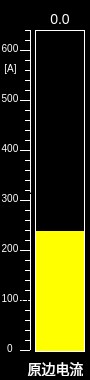
<?xml version="1.0" encoding="UTF-8"?>
<ui version="4.0">
 <class>CtrlNetCurrent</class>
 <widget class="QWidget" name="CtrlNetCurrent">
  <property name="geometry">
   <rect>
    <x>0</x>
    <y>0</y>
    <width>90</width>
    <height>380</height>
   </rect>
  </property>
  <property name="windowTitle">
   <string>Form</string>
  </property>
  <property name="styleSheet">
   <string notr="true">QWidget
{
	background-color:black;
border:1px solid transparent;
}</string>
  </property>
  <widget class="QLabel" name="label_2">
   <property name="geometry">
    <rect>
     <x>0</x>
     <y>340</y>
     <width>20</width>
     <height>17</height>
    </rect>
   </property>
   <property name="styleSheet">
    <string notr="true">font:10px;color:white</string>
   </property>
   <property name="text">
    <string>0</string>
   </property>
   <property name="alignment">
    <set>Qt::AlignCenter</set>
   </property>
  </widget>
  <widget class="QLabel" name="L1_27">
   <property name="geometry">
    <rect>
     <x>20</x>
     <y>100</y>
     <width>10</width>
     <height>1</height>
    </rect>
   </property>
   <property name="styleSheet">
    <string notr="true">border:1px solid white;</string>
   </property>
   <property name="text">
    <string/>
   </property>
   <property name="alignment">
    <set>Qt::AlignCenter</set>
   </property>
  </widget>
  <widget class="QLabel" name="L1_2">
   <property name="geometry">
    <rect>
     <x>25</x>
     <y>340</y>
     <width>5</width>
     <height>1</height>
    </rect>
   </property>
   <property name="styleSheet">
    <string notr="true">border:1px solid white;</string>
   </property>
   <property name="text">
    <string/>
   </property>
   <property name="alignment">
    <set>Qt::AlignCenter</set>
   </property>
  </widget>
  <widget class="QLabel" name="label_7">
   <property name="geometry">
    <rect>
     <x>0</x>
     <y>90</y>
     <width>20</width>
     <height>17</height>
    </rect>
   </property>
   <property name="styleSheet">
    <string notr="true">font:10px;color:white</string>
   </property>
   <property name="text">
    <string>500</string>
   </property>
   <property name="alignment">
    <set>Qt::AlignCenter</set>
   </property>
  </widget>
  <widget class="QLabel" name="L1_19">
   <property name="geometry">
    <rect>
     <x>25</x>
     <y>170</y>
     <width>5</width>
     <height>1</height>
    </rect>
   </property>
   <property name="styleSheet">
    <string notr="true">border:1px solid white;</string>
   </property>
   <property name="text">
    <string/>
   </property>
   <property name="alignment">
    <set>Qt::AlignCenter</set>
   </property>
  </widget>
  <widget class="QLabel" name="label_5">
   <property name="geometry">
    <rect>
     <x>0</x>
     <y>190</y>
     <width>20</width>
     <height>17</height>
    </rect>
   </property>
   <property name="styleSheet">
    <string notr="true">font:10px;color:white</string>
   </property>
   <property name="text">
    <string>300</string>
   </property>
   <property name="alignment">
    <set>Qt::AlignCenter</set>
   </property>
  </widget>
  <widget class="QLabel" name="L1_28">
   <property name="geometry">
    <rect>
     <x>25</x>
     <y>90</y>
     <width>5</width>
     <height>1</height>
    </rect>
   </property>
   <property name="styleSheet">
    <string notr="true">border:1px solid white;</string>
   </property>
   <property name="text">
    <string/>
   </property>
   <property name="alignment">
    <set>Qt::AlignCenter</set>
   </property>
  </widget>
  <widget class="QLabel" name="L1_29">
   <property name="geometry">
    <rect>
     <x>25</x>
     <y>70</y>
     <width>5</width>
     <height>1</height>
    </rect>
   </property>
   <property name="styleSheet">
    <string notr="true">border:1px solid white;</string>
   </property>
   <property name="text">
    <string/>
   </property>
   <property name="alignment">
    <set>Qt::AlignCenter</set>
   </property>
  </widget>
  <widget class="QLabel" name="L1_5">
   <property name="geometry">
    <rect>
     <x>25</x>
     <y>330</y>
     <width>5</width>
     <height>1</height>
    </rect>
   </property>
   <property name="styleSheet">
    <string notr="true">border:1px solid white;</string>
   </property>
   <property name="text">
    <string>0.0</string>
   </property>
   <property name="alignment">
    <set>Qt::AlignCenter</set>
   </property>
  </widget>
  <widget class="QLabel" name="L1_7">
   <property name="geometry">
    <rect>
     <x>25</x>
     <y>270</y>
     <width>5</width>
     <height>1</height>
    </rect>
   </property>
   <property name="styleSheet">
    <string notr="true">border:1px solid white;</string>
   </property>
   <property name="text">
    <string>0.0</string>
   </property>
   <property name="alignment">
    <set>Qt::AlignCenter</set>
   </property>
  </widget>
  <widget class="QLabel" name="LBLValue">
   <property name="geometry">
    <rect>
     <x>40</x>
     <y>10</y>
     <width>40</width>
     <height>17</height>
    </rect>
   </property>
   <property name="styleSheet">
    <string notr="true">color:white;font:14px;</string>
   </property>
   <property name="text">
    <string>0.0</string>
   </property>
   <property name="alignment">
    <set>Qt::AlignCenter</set>
   </property>
  </widget>
  <widget class="QLabel" name="LBLBackground">
   <property name="geometry">
    <rect>
     <x>35</x>
     <y>30</y>
     <width>50</width>
     <height>322</height>
    </rect>
   </property>
   <property name="styleSheet">
    <string notr="true">background-color:yellow;border:1px solid white;</string>
   </property>
   <property name="text">
    <string/>
   </property>
   <property name="alignment">
    <set>Qt::AlignCenter</set>
   </property>
  </widget>
  <widget class="QLabel" name="L1_31">
   <property name="geometry">
    <rect>
     <x>25</x>
     <y>30</y>
     <width>5</width>
     <height>1</height>
    </rect>
   </property>
   <property name="styleSheet">
    <string notr="true">border:1px solid white;</string>
   </property>
   <property name="text">
    <string/>
   </property>
   <property name="alignment">
    <set>Qt::AlignCenter</set>
   </property>
  </widget>
  <widget class="QLabel" name="L1_9">
   <property name="geometry">
    <rect>
     <x>20</x>
     <y>300</y>
     <width>10</width>
     <height>1</height>
    </rect>
   </property>
   <property name="styleSheet">
    <string notr="true">border:1px solid white;</string>
   </property>
   <property name="text">
    <string>0.0</string>
   </property>
   <property name="alignment">
    <set>Qt::AlignCenter</set>
   </property>
  </widget>
  <widget class="QLabel" name="L1_22">
   <property name="geometry">
    <rect>
     <x>20</x>
     <y>150</y>
     <width>10</width>
     <height>1</height>
    </rect>
   </property>
   <property name="styleSheet">
    <string notr="true">border:1px solid white;</string>
   </property>
   <property name="text">
    <string/>
   </property>
   <property name="alignment">
    <set>Qt::AlignCenter</set>
   </property>
  </widget>
  <widget class="QLabel" name="label_9">
   <property name="geometry">
    <rect>
     <x>0</x>
     <y>60</y>
     <width>21</width>
     <height>17</height>
    </rect>
   </property>
   <property name="styleSheet">
    <string notr="true">color:white;
font:10px;</string>
   </property>
   <property name="text">
    <string>[A]</string>
   </property>
   <property name="alignment">
    <set>Qt::AlignCenter</set>
   </property>
  </widget>
  <widget class="QLabel" name="L1_16">
   <property name="geometry">
    <rect>
     <x>25</x>
     <y>180</y>
     <width>5</width>
     <height>1</height>
    </rect>
   </property>
   <property name="styleSheet">
    <string notr="true">border:1px solid white;</string>
   </property>
   <property name="text">
    <string/>
   </property>
   <property name="alignment">
    <set>Qt::AlignCenter</set>
   </property>
  </widget>
  <widget class="QLabel" name="L1_25">
   <property name="geometry">
    <rect>
     <x>25</x>
     <y>110</y>
     <width>5</width>
     <height>1</height>
    </rect>
   </property>
   <property name="styleSheet">
    <string notr="true">border:1px solid white;</string>
   </property>
   <property name="text">
    <string/>
   </property>
   <property name="alignment">
    <set>Qt::AlignCenter</set>
   </property>
  </widget>
  <widget class="QLabel" name="L1_14">
   <property name="geometry">
    <rect>
     <x>25</x>
     <y>220</y>
     <width>5</width>
     <height>1</height>
    </rect>
   </property>
   <property name="styleSheet">
    <string notr="true">border:1px solid white;</string>
   </property>
   <property name="text">
    <string/>
   </property>
   <property name="alignment">
    <set>Qt::AlignCenter</set>
   </property>
  </widget>
  <widget class="QLabel" name="L1_15">
   <property name="geometry">
    <rect>
     <x>25</x>
     <y>210</y>
     <width>5</width>
     <height>1</height>
    </rect>
   </property>
   <property name="styleSheet">
    <string notr="true">border:1px solid white;</string>
   </property>
   <property name="text">
    <string/>
   </property>
   <property name="alignment">
    <set>Qt::AlignCenter</set>
   </property>
  </widget>
  <widget class="QLabel" name="L1_6">
   <property name="geometry">
    <rect>
     <x>25</x>
     <y>290</y>
     <width>5</width>
     <height>1</height>
    </rect>
   </property>
   <property name="styleSheet">
    <string notr="true">border:1px solid white;</string>
   </property>
   <property name="text">
    <string>0.0</string>
   </property>
   <property name="alignment">
    <set>Qt::AlignCenter</set>
   </property>
  </widget>
  <widget class="QLabel" name="label_6">
   <property name="geometry">
    <rect>
     <x>0</x>
     <y>140</y>
     <width>20</width>
     <height>17</height>
    </rect>
   </property>
   <property name="styleSheet">
    <string notr="true">font:10px;color:white</string>
   </property>
   <property name="text">
    <string>400</string>
   </property>
   <property name="alignment">
    <set>Qt::AlignCenter</set>
   </property>
  </widget>
  <widget class="QLabel" name="label_3">
   <property name="geometry">
    <rect>
     <x>0</x>
     <y>240</y>
     <width>20</width>
     <height>17</height>
    </rect>
   </property>
   <property name="styleSheet">
    <string notr="true">font:10px;color:white</string>
   </property>
   <property name="text">
    <string>200</string>
   </property>
   <property name="alignment">
    <set>Qt::AlignCenter</set>
   </property>
  </widget>
  <widget class="QLabel" name="L1_26">
   <property name="geometry">
    <rect>
     <x>25</x>
     <y>80</y>
     <width>5</width>
     <height>1</height>
    </rect>
   </property>
   <property name="styleSheet">
    <string notr="true">border:1px solid white;</string>
   </property>
   <property name="text">
    <string/>
   </property>
   <property name="alignment">
    <set>Qt::AlignCenter</set>
   </property>
  </widget>
  <widget class="QLabel" name="L1_17">
   <property name="geometry">
    <rect>
     <x>20</x>
     <y>200</y>
     <width>10</width>
     <height>1</height>
    </rect>
   </property>
   <property name="styleSheet">
    <string notr="true">border:1px solid white;</string>
   </property>
   <property name="text">
    <string/>
   </property>
   <property name="alignment">
    <set>Qt::AlignCenter</set>
   </property>
  </widget>
  <widget class="QLabel" name="L1_32">
   <property name="geometry">
    <rect>
     <x>20</x>
     <y>50</y>
     <width>10</width>
     <height>1</height>
    </rect>
   </property>
   <property name="styleSheet">
    <string notr="true">border:1px solid white;</string>
   </property>
   <property name="text">
    <string/>
   </property>
   <property name="alignment">
    <set>Qt::AlignCenter</set>
   </property>
  </widget>
  <widget class="QLabel" name="L1_10">
   <property name="geometry">
    <rect>
     <x>25</x>
     <y>280</y>
     <width>5</width>
     <height>1</height>
    </rect>
   </property>
   <property name="styleSheet">
    <string notr="true">border:1px solid white;</string>
   </property>
   <property name="text">
    <string/>
   </property>
   <property name="alignment">
    <set>Qt::AlignCenter</set>
   </property>
  </widget>
  <widget class="QLabel" name="L1_11">
   <property name="geometry">
    <rect>
     <x>25</x>
     <y>230</y>
     <width>5</width>
     <height>1</height>
    </rect>
   </property>
   <property name="styleSheet">
    <string notr="true">border:1px solid white;</string>
   </property>
   <property name="text">
    <string/>
   </property>
   <property name="alignment">
    <set>Qt::AlignCenter</set>
   </property>
  </widget>
  <widget class="QLabel" name="L1_36">
   <property name="geometry">
    <rect>
     <x>30</x>
     <y>30</y>
     <width>1</width>
     <height>320</height>
    </rect>
   </property>
   <property name="styleSheet">
    <string notr="true">border:1px solid white;</string>
   </property>
   <property name="text">
    <string>0.0</string>
   </property>
   <property name="alignment">
    <set>Qt::AlignCenter</set>
   </property>
  </widget>
  <widget class="QLabel" name="L1_3">
   <property name="geometry">
    <rect>
     <x>25</x>
     <y>310</y>
     <width>5</width>
     <height>1</height>
    </rect>
   </property>
   <property name="styleSheet">
    <string notr="true">border:1px solid white;</string>
   </property>
   <property name="text">
    <string/>
   </property>
   <property name="alignment">
    <set>Qt::AlignCenter</set>
   </property>
  </widget>
  <widget class="QLabel" name="label_4">
   <property name="geometry">
    <rect>
     <x>0</x>
     <y>290</y>
     <width>20</width>
     <height>17</height>
    </rect>
   </property>
   <property name="styleSheet">
    <string notr="true">font:10px;color:white</string>
   </property>
   <property name="text">
    <string>100</string>
   </property>
   <property name="alignment">
    <set>Qt::AlignCenter</set>
   </property>
  </widget>
  <widget class="QLabel" name="L1_24">
   <property name="geometry">
    <rect>
     <x>25</x>
     <y>120</y>
     <width>5</width>
     <height>1</height>
    </rect>
   </property>
   <property name="styleSheet">
    <string notr="true">border:1px solid white;</string>
   </property>
   <property name="text">
    <string/>
   </property>
   <property name="alignment">
    <set>Qt::AlignCenter</set>
   </property>
  </widget>
  <widget class="QLabel" name="L1">
   <property name="geometry">
    <rect>
     <x>20</x>
     <y>350</y>
     <width>10</width>
     <height>1</height>
    </rect>
   </property>
   <property name="styleSheet">
    <string notr="true">border:1px solid white;</string>
   </property>
   <property name="text">
    <string/>
   </property>
   <property name="alignment">
    <set>Qt::AlignCenter</set>
   </property>
  </widget>
  <widget class="QLabel" name="L1_21">
   <property name="geometry">
    <rect>
     <x>25</x>
     <y>130</y>
     <width>5</width>
     <height>1</height>
    </rect>
   </property>
   <property name="styleSheet">
    <string notr="true">border:1px solid white;</string>
   </property>
   <property name="text">
    <string/>
   </property>
   <property name="alignment">
    <set>Qt::AlignCenter</set>
   </property>
  </widget>
  <widget class="QLabel" name="L1_4">
   <property name="geometry">
    <rect>
     <x>25</x>
     <y>320</y>
     <width>5</width>
     <height>1</height>
    </rect>
   </property>
   <property name="styleSheet">
    <string notr="true">border:1px solid white;</string>
   </property>
   <property name="text">
    <string>0.0</string>
   </property>
   <property name="alignment">
    <set>Qt::AlignCenter</set>
   </property>
  </widget>
  <widget class="QLabel" name="L1_18">
   <property name="geometry">
    <rect>
     <x>25</x>
     <y>190</y>
     <width>5</width>
     <height>1</height>
    </rect>
   </property>
   <property name="styleSheet">
    <string notr="true">border:1px solid white;</string>
   </property>
   <property name="text">
    <string/>
   </property>
   <property name="alignment">
    <set>Qt::AlignCenter</set>
   </property>
  </widget>
  <widget class="QLabel" name="L1_23">
   <property name="geometry">
    <rect>
     <x>25</x>
     <y>140</y>
     <width>5</width>
     <height>1</height>
    </rect>
   </property>
   <property name="styleSheet">
    <string notr="true">border:1px solid white;</string>
   </property>
   <property name="text">
    <string/>
   </property>
   <property name="alignment">
    <set>Qt::AlignCenter</set>
   </property>
  </widget>
  <widget class="QLabel" name="L1_13">
   <property name="geometry">
    <rect>
     <x>25</x>
     <y>240</y>
     <width>5</width>
     <height>1</height>
    </rect>
   </property>
   <property name="styleSheet">
    <string notr="true">border:1px solid white;</string>
   </property>
   <property name="text">
    <string/>
   </property>
   <property name="alignment">
    <set>Qt::AlignCenter</set>
   </property>
  </widget>
  <widget class="QLabel" name="label_8">
   <property name="geometry">
    <rect>
     <x>0</x>
     <y>40</y>
     <width>20</width>
     <height>17</height>
    </rect>
   </property>
   <property name="styleSheet">
    <string notr="true">font:10px;color:white</string>
   </property>
   <property name="text">
    <string>600</string>
   </property>
   <property name="alignment">
    <set>Qt::AlignCenter</set>
   </property>
  </widget>
  <widget class="QLabel" name="L1_12">
   <property name="geometry">
    <rect>
     <x>20</x>
     <y>250</y>
     <width>10</width>
     <height>1</height>
    </rect>
   </property>
   <property name="styleSheet">
    <string notr="true">border:1px solid white;</string>
   </property>
   <property name="text">
    <string/>
   </property>
   <property name="alignment">
    <set>Qt::AlignCenter</set>
   </property>
  </widget>
  <widget class="QLabel" name="L1_33">
   <property name="geometry">
    <rect>
     <x>25</x>
     <y>40</y>
     <width>5</width>
     <height>1</height>
    </rect>
   </property>
   <property name="styleSheet">
    <string notr="true">border:1px solid white;</string>
   </property>
   <property name="text">
    <string/>
   </property>
   <property name="alignment">
    <set>Qt::AlignCenter</set>
   </property>
  </widget>
  <widget class="QLabel" name="label">
   <property name="geometry">
    <rect>
     <x>25</x>
     <y>360</y>
     <width>61</width>
     <height>17</height>
    </rect>
   </property>
   <property name="styleSheet">
    <string notr="true">color:white;
font:14px;</string>
   </property>
   <property name="text">
    <string>原边电流</string>
   </property>
   <property name="alignment">
    <set>Qt::AlignCenter</set>
   </property>
  </widget>
  <widget class="QLabel" name="L1_20">
   <property name="geometry">
    <rect>
     <x>25</x>
     <y>160</y>
     <width>5</width>
     <height>1</height>
    </rect>
   </property>
   <property name="styleSheet">
    <string notr="true">border:1px solid white;</string>
   </property>
   <property name="text">
    <string/>
   </property>
   <property name="alignment">
    <set>Qt::AlignCenter</set>
   </property>
  </widget>
  <widget class="QLabel" name="L1_30">
   <property name="geometry">
    <rect>
     <x>25</x>
     <y>60</y>
     <width>5</width>
     <height>1</height>
    </rect>
   </property>
   <property name="styleSheet">
    <string notr="true">border:1px solid white;</string>
   </property>
   <property name="text">
    <string/>
   </property>
   <property name="alignment">
    <set>Qt::AlignCenter</set>
   </property>
  </widget>
  <widget class="QLabel" name="LBLValueRect">
   <property name="geometry">
    <rect>
     <x>36</x>
     <y>31</y>
     <width>48</width>
     <height>200</height>
    </rect>
   </property>
   <property name="styleSheet">
    <string notr="true">border:1px solid transparent;</string>
   </property>
   <property name="text">
    <string/>
   </property>
   <property name="alignment">
    <set>Qt::AlignCenter</set>
   </property>
  </widget>
  <widget class="QLabel" name="L1_8">
   <property name="geometry">
    <rect>
     <x>25</x>
     <y>260</y>
     <width>5</width>
     <height>1</height>
    </rect>
   </property>
   <property name="styleSheet">
    <string notr="true">border:1px solid white;</string>
   </property>
   <property name="text">
    <string>0.0</string>
   </property>
   <property name="alignment">
    <set>Qt::AlignCenter</set>
   </property>
  </widget>
 </widget>
 <resources/>
 <connections/>
</ui>
